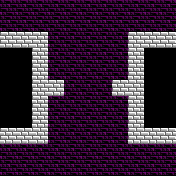

The image is a tile-based game level rendered from a .tmx file. Its description and complete source (layers, tilesets, objects, tile grids) follow:
An orthogonal 11x11 tile map with 16x16 px tiles, 1 tile layer (DNG5) and 24 objects (monst-0, monst-1, monst-2, monst-3, monst-4, ...).

<map version="1.5" tiledversion="1.6.0" orientation="orthogonal" renderorder="right-down" width="11" height="11" tilewidth="16" tileheight="16" infinite="0" nextlayerid="2" nextobjectid="1">
 <tileset firstgid="1" source="tiles.tsx" />
 <layer id="1" name="DNG5" width="11" height="11">
  <data encoding="csv">
23,23,23,23,23,23,23,23,23,23,23,
23,23,23,23,23,23,23,23,23,23,23,
128,128,128,23,23,23,23,23,128,128,128,
127,127,128,23,23,23,23,23,128,127,127,
127,127,128,23,23,23,23,23,128,127,127,
127,127,128,128,23,23,23,128,128,127,127,
127,127,128,23,23,23,23,23,128,127,127,
127,127,128,23,23,23,23,23,128,127,127,
128,128,128,23,23,23,23,23,128,128,128,
23,23,23,23,23,23,23,23,23,23,23,
23,23,23,23,23,23,23,23,23,23,23
  </data>
 </layer>
 <objectgroup id="1" name="start">
  <object id="1" name="monst-0" x="24" y="8"><point /></object>
  <object id="2" name="monst-1" x="56" y="8"><point /></object>
  <object id="3" name="monst-2" x="88" y="8"><point /></object>
  <object id="4" name="monst-3" x="120" y="8"><point /></object>
  <object id="5" name="monst-4" x="152" y="8"><point /></object>
  <object id="6" name="monst-5" x="40" y="24"><point /></object>
  <object id="7" name="monst-6" x="72" y="24"><point /></object>
  <object id="8" name="monst-7" x="88" y="24"><point /></object>
  <object id="9" name="monst-8" x="104" y="24"><point /></object>
  <object id="10" name="monst-9" x="136" y="24"><point /></object>
  <object id="11" name="monst-10" x="56" y="40"><point /></object>
  <object id="12" name="monst-11" x="88" y="40"><point /></object>
  <object id="13" name="monst-12" x="120" y="40"><point /></object>
  <object id="14" name="monst-13" x="72" y="56"><point /></object>
  <object id="15" name="monst-14" x="104" y="56"><point /></object>
  <object id="16" name="monst-15" x="88" y="72"><point /></object>
  <object id="17" name="party-0" x="88" y="120"><point /></object>
  <object id="18" name="party-1" x="72" y="136"><point /></object>
  <object id="19" name="party-2" x="104" y="136"><point /></object>
  <object id="20" name="party-3" x="56" y="152"><point /></object>
  <object id="21" name="party-4" x="88" y="152"><point /></object>
  <object id="22" name="party-5" x="120" y="152"><point /></object>
  <object id="23" name="party-6" x="72" y="168"><point /></object>
  <object id="24" name="party-7" x="104" y="168"><point /></object>
 </objectgroup>
</map>
